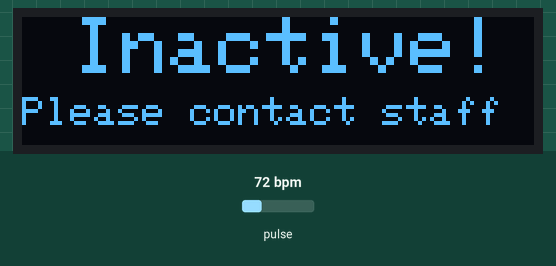
The sketch below on a simulated ESP32. Shown: 128×32 one-colour display. The test bench sets the inputs (shaded band); at power-on: pulse 72 bpm. The display library's start-up logo is not drawn; what the sketch prints to the serial monitor is not drawn.

Above: at 3.2 s.
At 19.3 s:
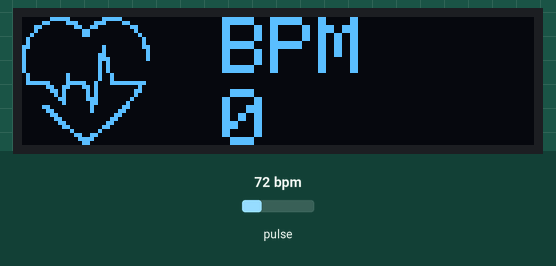
At 20.3 s:
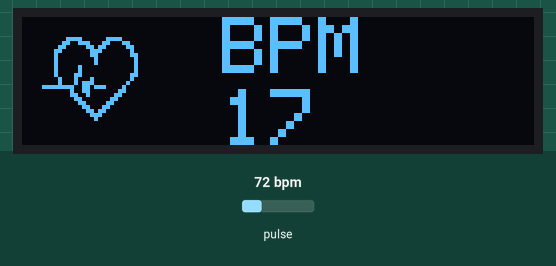
At 21.1 s:
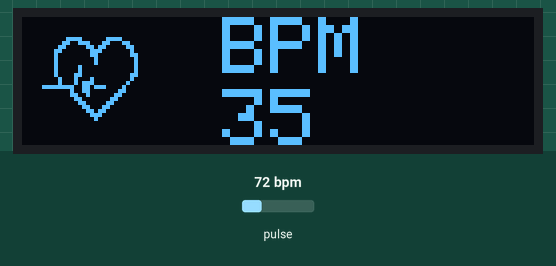
At 22.0 s:
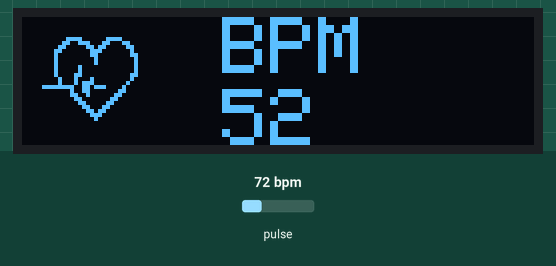
At 39.0 s:
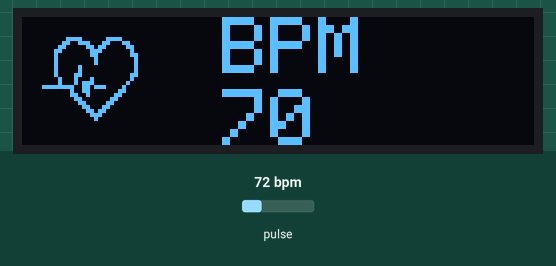

Measured:
- what the display in image 1 shows lasts 0.4 s, from 19.1 s to 19.5 s
- what the display in image 2 shows lasts 0.6 s, from 20.2 s to 20.8 s

The sketch:

Tinypico_final_unwifi.ino
```cpp
/* This code works with MAX30102 + 128x32 OLED i2c + Buzzer and Arduino UNO
 * It's displays the Average BPM on the screen, with an animation and a buzzer sound
 * everytime a heart pulse is detected
 * It's a modified version of the HeartRate library example
 * Refer to www.surtrtech.com for more details or SurtrTech YouTube channel
 */

#include <Adafruit_GFX.h>        //OLED libraries
#include <Adafruit_SSD1306.h>
#include <Wire.h>
#include "MAX30105.h"           //MAX3010x library
#include "heartRate.h"          //Heart rate calculating algorithm

#include <esp_now.h> // ESP_Now send data
#include <WiFi.h>
uint8_t broadcastAddress[] = {0xA4, 0xCF, 0x12, 0x9E, 0xA7, 0xF8};

// Structure example to send data
// Must match the receiver structure
typedef struct struct_message {
    int patient_id; // must be unique for each sender board
    int device_id;
    char patient_name[11];
    int bpm;
    int alarm_signal;
} struct_message;

//Create a struct_message called myData
struct_message myData;

// callback when data is sent
void OnDataSent(const uint8_t *mac_addr, esp_now_send_status_t status) {
  Serial.print("\r\nLast Packet Send Status:\t");
  Serial.println(status == ESP_NOW_SEND_SUCCESS ? "Delivery Success" : "Delivery Fail");
}

MAX30105 particleSensor;

const byte RATE_SIZE = 4; //Increase this for more averaging. 4 is good.
byte rates[RATE_SIZE]; //Array of heart rates
byte rateSpot = 0;
long lastBeat = 0; //Time at which the last beat occurred
float beatsPerMinute;
int beatAvg;

#define SCREEN_WIDTH 128 // OLED display width, in pixels
#define SCREEN_HEIGHT 32 // OLED display height, in pixels
#define OLED_RESET    -1 // Reset pin # (or -1 if sharing Arduino reset pin)

Adafruit_SSD1306 display(SCREEN_WIDTH, SCREEN_HEIGHT, &Wire, OLED_RESET); //Declaring the display name (display)

static const unsigned char PROGMEM logo2_bmp[] =
{ 0x03, 0xC0, 0xF0, 0x06, 0x71, 0x8C, 0x0C, 0x1B, 0x06, 0x18, 0x0E, 0x02, 0x10, 0x0C, 0x03, 0x10,              //Logo2 and Logo3 are two bmp pictures that display on the OLED if called
0x04, 0x01, 0x10, 0x04, 0x01, 0x10, 0x40, 0x01, 0x10, 0x40, 0x01, 0x10, 0xC0, 0x03, 0x08, 0x88,
0x02, 0x08, 0xB8, 0x04, 0xFF, 0x37, 0x08, 0x01, 0x30, 0x18, 0x01, 0x90, 0x30, 0x00, 0xC0, 0x60,
0x00, 0x60, 0xC0, 0x00, 0x31, 0x80, 0x00, 0x1B, 0x00, 0x00, 0x0E, 0x00, 0x00, 0x04, 0x00,  };

static const unsigned char PROGMEM logo3_bmp[] =
{ 0x01, 0xF0, 0x0F, 0x80, 0x06, 0x1C, 0x38, 0x60, 0x18, 0x06, 0x60, 0x18, 0x10, 0x01, 0x80, 0x08,
0x20, 0x01, 0x80, 0x04, 0x40, 0x00, 0x00, 0x02, 0x40, 0x00, 0x00, 0x02, 0xC0, 0x00, 0x08, 0x03,
0x80, 0x00, 0x08, 0x01, 0x80, 0x00, 0x18, 0x01, 0x80, 0x00, 0x1C, 0x01, 0x80, 0x00, 0x14, 0x00,
0x80, 0x00, 0x14, 0x00, 0x80, 0x00, 0x14, 0x00, 0x40, 0x10, 0x12, 0x00, 0x40, 0x10, 0x12, 0x00,
0x7E, 0x1F, 0x23, 0xFE, 0x03, 0x31, 0xA0, 0x04, 0x01, 0xA0, 0xA0, 0x0C, 0x00, 0xA0, 0xA0, 0x08,
0x00, 0x60, 0xE0, 0x10, 0x00, 0x20, 0x60, 0x20, 0x06, 0x00, 0x40, 0x60, 0x03, 0x00, 0x40, 0xC0,
0x01, 0x80, 0x01, 0x80, 0x00, 0xC0, 0x03, 0x00, 0x00, 0x60, 0x06, 0x00, 0x00, 0x30, 0x0C, 0x00,
0x00, 0x08, 0x10, 0x00, 0x00, 0x06, 0x60, 0x00, 0x00, 0x03, 0xC0, 0x00, 0x00, 0x01, 0x80, 0x00  };


int active_mode = 0;

int patient_id = 1;
int device_id = 1;
char patient_name[11] = "Jackson Lu";
int alarm_signal = 0;

void setup() {
  display.begin(SSD1306_SWITCHCAPVCC, 0x3C); //Start the OLED display
  display.display();
  delay(3000);
  Serial.begin(115200);
  Serial.println("Initializing...");
  // Initialize sensor
  particleSensor.begin(Wire, I2C_SPEED_FAST); //Use default I2C port, 400kHz speed
  particleSensor.setup(); //Configure sensor with default settings
  particleSensor.setPulseAmplitudeRed(0x0A); //Turn Red LED to low to indicate sensor is running


  WiFi.mode(WIFI_STA);

  // Init ESP-NOW
  if (esp_now_init() != ESP_OK) {
    Serial.println("Error initializing ESP-NOW");
    return;
  }

  // Once ESPNow is successfully Init, we will register for Send CB to
  // get the status of Trasnmitted packet
  esp_now_register_send_cb(OnDataSent);

  // Register peer
  esp_now_peer_info_t peerInfo;
  memcpy(peerInfo.peer_addr, broadcastAddress, 6);
  peerInfo.channel = 0;
  peerInfo.encrypt = false;

  // Add peer
  if (esp_now_add_peer(&peerInfo) != ESP_OK){
    Serial.println("Failed to add peer");
    return;
  }
}


void get_bpm_and_show(){
  long irValue = particleSensor.getIR();    //Reading the IR value it will permit us to know if there's a finger on the sensor or not
                                           //Also detecting a heartbeat
  if(irValue > 7000){                                           //If a finger is detected
        display.clearDisplay();
        display.stopscroll();//Clear the display
        display.drawBitmap(5, 5, logo2_bmp, 24, 21, WHITE);       //Draw the first bmp picture (little heart)
        display.setTextSize(2);                                   //Near it display the average BPM you can display the BPM if you want
        display.setTextColor(WHITE);
        display.setCursor(50,0);
        display.println("BPM");
        display.setCursor(50,18);
        display.println(beatAvg);
        display.display();

      if (checkForBeat(irValue) == true)                        //If a heart beat is detected
      {
        display.clearDisplay();
        display.stopscroll();//Clear the display
        display.drawBitmap(0, 0, logo3_bmp, 32, 32, WHITE);    //Draw the second picture (bigger heart)
        display.setTextSize(2);                                //And still displays the average BPM
        display.setTextColor(WHITE);
        display.setCursor(50,0);
        display.println("BPM");
        display.setCursor(50,18);
        display.println(beatAvg);
        esp_now_send_data();
        display.display();
        delay(100);
        long delta = millis() - lastBeat;                   //Measure duration between two beats
        lastBeat = millis();

        beatsPerMinute = 60 / (delta / 1000.0);           //Calculating the BPM

        if (beatsPerMinute < 255 && beatsPerMinute > 20)               //To calculate the average we strore some values (4) then do some math to calculate the average
        {
          rates[rateSpot++] = (byte)beatsPerMinute; //Store this reading in the array
          rateSpot %= RATE_SIZE; //Wrap variable

          //Take average of readings
          beatAvg = 0;
          for (byte x = 0 ; x < RATE_SIZE ; x++)
            beatAvg += rates[x];
          beatAvg /= RATE_SIZE;
        }
      }

    }

      if (irValue < 7000){       //If no finger is detected it inform the user and put the average BPM to 0 or it will be stored for the next measure
         beatAvg=0;
         display.clearDisplay();
         display.setTextSize(0.5);
         display.setTextColor(WHITE);
         display.setCursor(0,0);
         display.println(patient_name);
         display.setCursor(90,0);
         display.println("Active");
         display.setCursor(30,10);
         display.println("Please Place");
         display.setCursor(30,20);
         display.println(" your finger ");
         display.display();
    }
}

void display_inavtive_mode(){
        display.clearDisplay();
        display.setTextSize(2);
        display.setTextColor(WHITE);
        display.setCursor(13,0);
        display.println("Inactive!");
        display.setTextSize(1);
        display.setCursor(0,20);
        display.println("Please contact staff");
        display.display();
        display.startscrollleft(0x0a, 0x0F);
        delay(6000);
}


void esp_now_send_data(){
        myData.patient_id = patient_id;
        myData.device_id = device_id;
        strcpy(myData.patient_name, patient_name);
        myData.bpm = beatAvg;
        myData.alarm_signal = alarm_signal;

        // Send message via ESP-NOW
        esp_err_t result = esp_now_send(broadcastAddress, (uint8_t *) &myData, sizeof(myData));

        if (result == ESP_OK) {
          Serial.println("Sent with success");
        }
        else {
          Serial.println("Error sending the data");
        }
}

void loop() {
  if(active_mode == 0){
       display_inavtive_mode();
       delay(10000);
       active_mode = 1;
  }
  else if(active_mode == 1){
       display.clearDisplay();
       display.stopscroll();//Clear the display
       get_bpm_and_show();

  }

}
```
